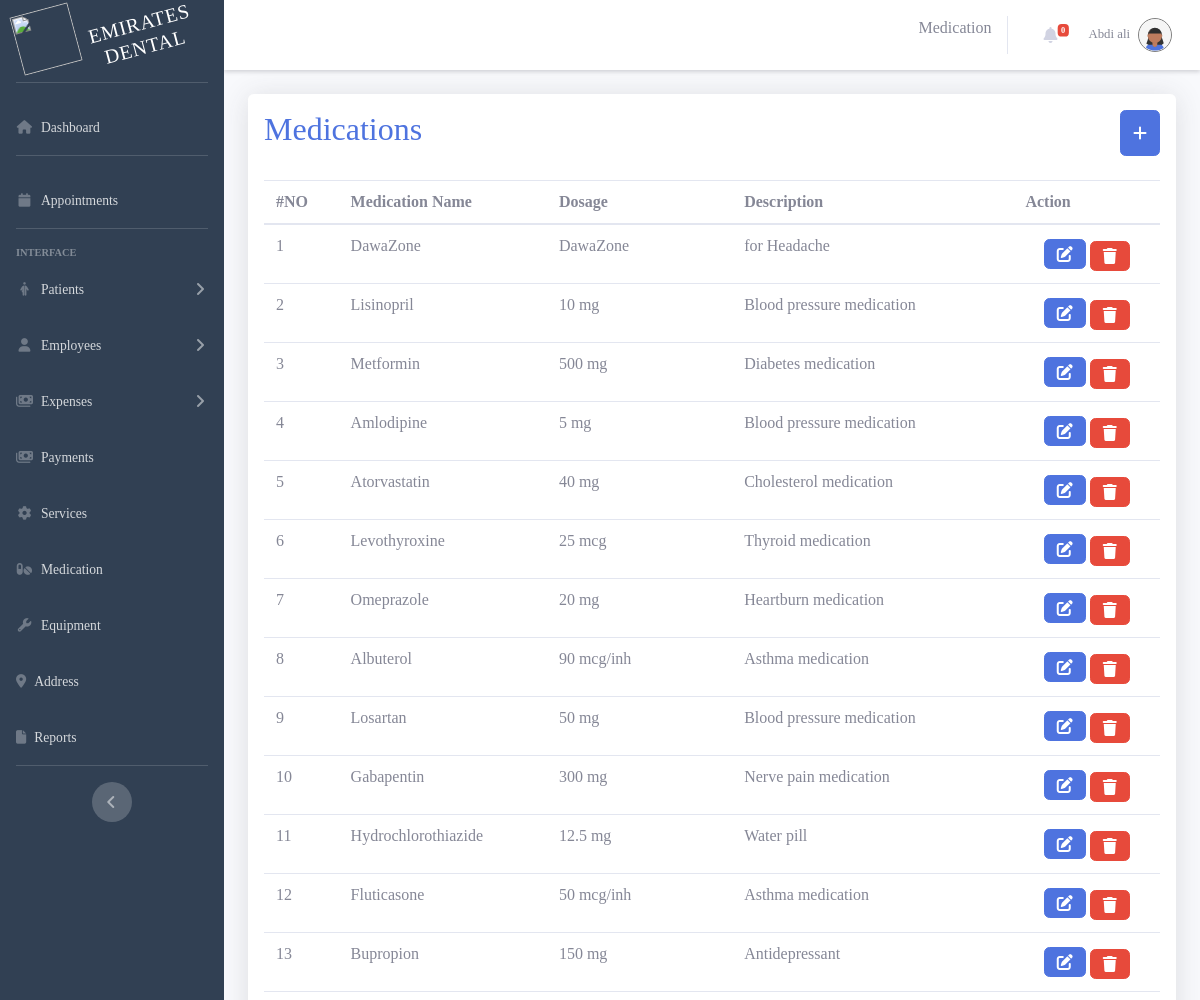
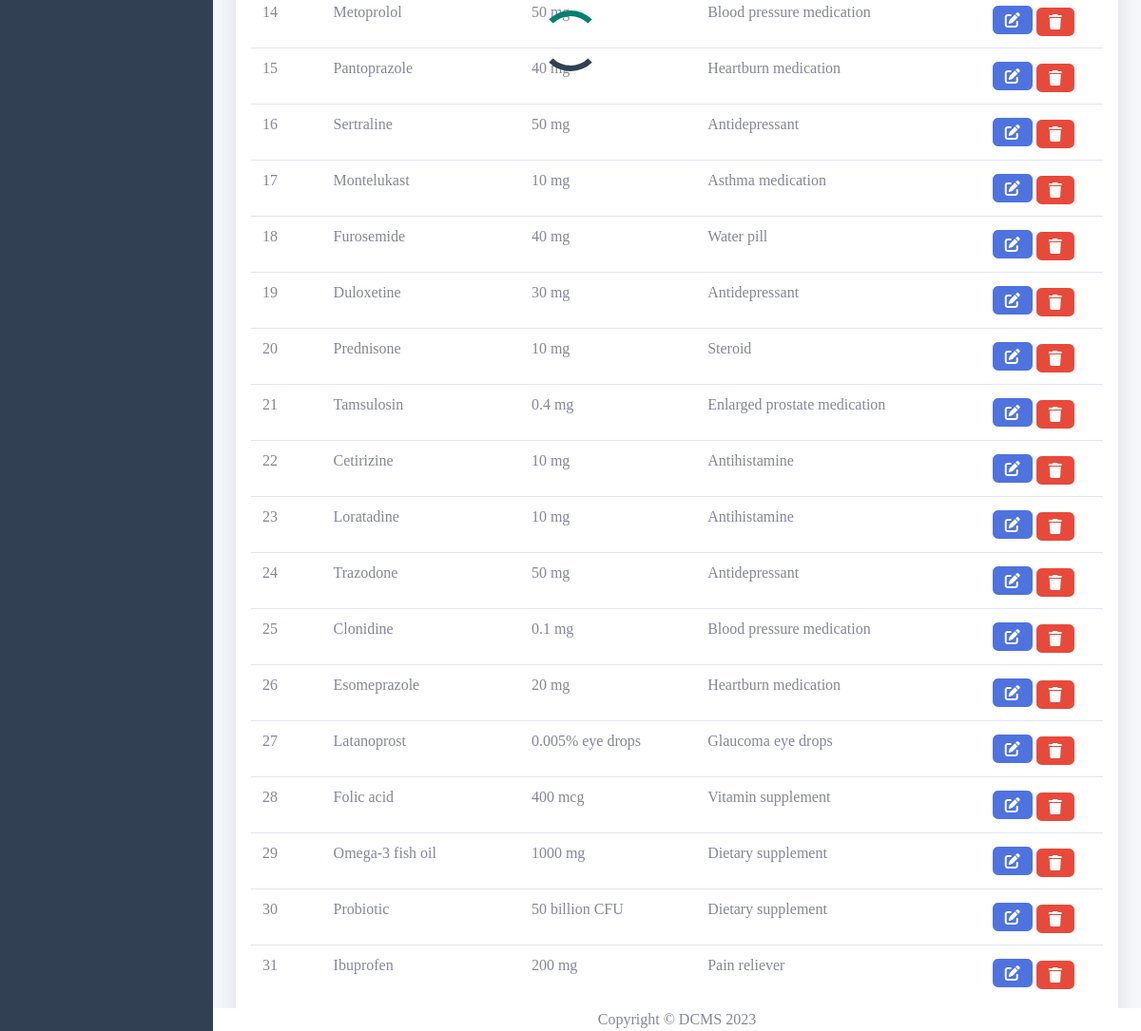
Page /index.php?page=medication (signed in) on the committed database (2 pictures, top to bottom).
### tables this page shows
CREATE TABLE `medications` (
  `medication_id` int(11) NOT NULL,
  `medication_name` varchar(100) DEFAULT NULL,
  `medication_dosage` varchar(100) DEFAULT NULL,
  `medication_description` text DEFAULT NULL
);

### index.php (called while the page is built, shortened)
<?php
    include_once('./includes/loader.php');
$is404 = false;
$page = '';
if(isset($_GET['page']) && !empty($_GET['page'])){
    $page = $_GET['page'];
    $file = $titles[$page]["path"]."/$page.php";
}
elseif(!in_array($page, $titles)){
    $is404 = true;
}
else{
    header("Location: index.php?page=dashboard");
}
require_once('./includes/header.php');
require_once('./includes/sidebar.php');
require_once($is404 ? './includes/404.php' : $file );
require_once('./includes/footer.php');
?>

### app/medication/medication.php (the view, shortened to what this page needs)
<?php
include_once('./app/database/conn.php')
?>
<div class="container-fluid ">
    <div class=" mt-1 p-3 shadow overflow-auto rounded  bg-white">
        <div class='d-flex justify-content-between mb-4'>
            <h2 class="text-center text-primary">Medications</h2>
            <button type="button" class="btn btn-primary me-5" data-toggle="modal" data-target="#medicationModal">
                <i class="fa-solid fa-plus "></i>
            </button>
        </div>
        <table class="table table-hover" id="dataTable">
            <thead>
                <tr>
                    <th scope="col">#NO</th>
                    <th>Medication Name</th>
                    <th>Dosage</th>
                    <th>Description</th>
                    <th> Action</th>
                </tr>
            </thead>
            <tbody>
                <?php
                $count = 0;
                $result = mysqli_query($conn, "SELECT * FROM medications");
                while ($row = mysqli_fetch_assoc($result)) {
                    $count++;
                    echo "<tr>";
                    echo "<td>" . $count . "</td>";
                    echo "<td>" . htmlspecialchars ($row['medication_name']) . "</td>";
                    echo "<td>" . htmlspecialchars ($row['medication_dosage']) . "</>";
                    echo "<td>" . htmlspecialchars ($row['medication_description']) . "</td>";
                    echo "<td class='text-center'>
                                    <button  class='btn btn-primary' onclick='editMedication(" . $row['medication_id'] . ")'> <i class='fa fa-edit'></i> </button>
                                    <a href='#' class='btn btn-danger ms-2 mt-1' onclick='deleteMedication(" . $row['medication_id'] . ")'> <i class='fa fa-trash'></i> </a>
                                  </td>";
                    echo "</tr>";
                }
                ?>
            </tbody>
        </table>
    </div>
</div>

### includes/sidebar.php (style rules this page uses)
body { font-family: 'poppins'; }

### rows in the picture
medications: medication_name "DawaZone", medication_dosage "DawaZone", medication_description "for Headache"
medications: medication_name "Lisinopril", medication_dosage "10 mg", medication_description "Blood pressure medication"
medications: medication_name "Metformin", medication_dosage "500 mg", medication_description "Diabetes medication"
medications: medication_name "Amlodipine", medication_dosage "5 mg", medication_description "Blood pressure medication"
medications: medication_name "Atorvastatin", medication_dosage "40 mg", medication_description "Cholesterol medication"
medications: medication_name "Levothyroxine", medication_dosage "25 mcg", medication_description "Thyroid medication"
medications: medication_name "Omeprazole", medication_dosage "20 mg", medication_description "Heartburn medication"
medications: medication_name "Albuterol", medication_dosage "90 mcg/inh", medication_description "Asthma medication"
medications: medication_name "Losartan", medication_dosage "50 mg", medication_description "Blood pressure medication"
medications: medication_name "Gabapentin", medication_dosage "300 mg", medication_description "Nerve pain medication"
medications: medication_name "Hydrochlorothiazide", medication_dosage "12.5 mg", medication_description "Water pill"
medications: medication_name "Fluticasone", medication_dosage "50 mcg/inh", medication_description "Asthma medication"
medications: medication_name "Bupropion", medication_dosage "150 mg", medication_description "Antidepressant"
medications: medication_name "Metoprolol", medication_dosage "50 mg", medication_description "Blood pressure medication"
medications: medication_name "Pantoprazole", medication_dosage "40 mg", medication_description "Heartburn medication"
medications: medication_name "Sertraline", medication_dosage "50 mg", medication_description "Antidepressant"
medications: medication_name "Montelukast", medication_dosage "10 mg", medication_description "Asthma medication"
medications: medication_name "Furosemide", medication_dosage "40 mg", medication_description "Water pill"
medications: medication_name "Duloxetine", medication_dosage "30 mg", medication_description "Antidepressant"
medications: medication_name "Prednisone", medication_dosage "10 mg", medication_description "Steroid"
medications: medication_name "Tamsulosin", medication_dosage "0.4 mg", medication_description "Enlarged prostate medication"
medications: medication_name "Cetirizine", medication_dosage "10 mg", medication_description "Antihistamine"
medications: medication_name "Loratadine", medication_dosage "10 mg", medication_description "Antihistamine"
medications: medication_name "Trazodone", medication_dosage "50 mg", medication_description "Antidepressant"
medications: medication_name "Clonidine", medication_dosage "0.1 mg", medication_description "Blood pressure medication"
medications: medication_name "Esomeprazole", medication_dosage "20 mg", medication_description "Heartburn medication"
medications: medication_name "Latanoprost", medication_dosage "0.005% eye drops", medication_description "Glaucoma eye drops"
medications: medication_name "Folic acid", medication_dosage "400 mcg", medication_description "Vitamin supplement"
medications: medication_name "Omega-3 fish oil", medication_dosage "1000 mg", medication_description "Dietary supplement"
medications: medication_name "Probiotic", medication_dosage "50 billion CFU", medication_description "Dietary supplement"
medications: medication_name "Ibuprofen", medication_dosage "200 mg", medication_description "Pain reliever"

### other values in the picture
$title "Medication"
$_SESSION["employee_name"] "Abdi ali"
